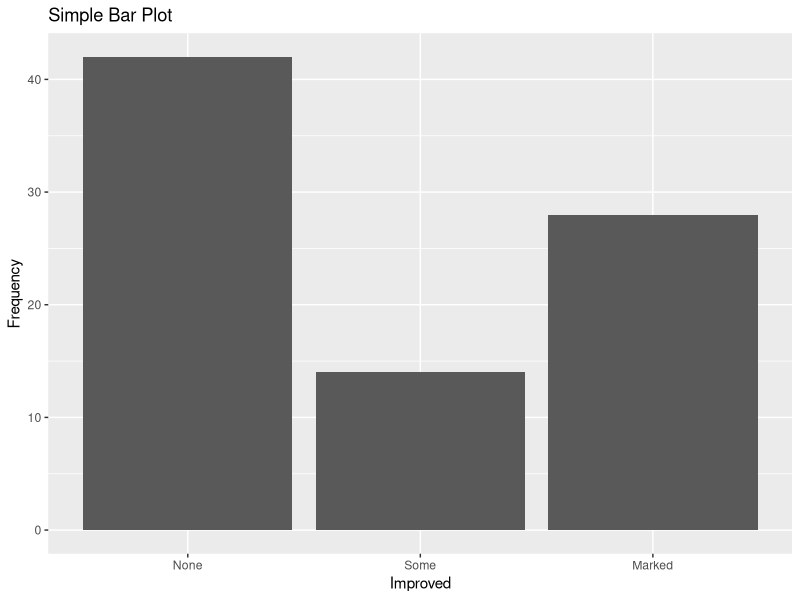

Source code (R):
library(ggplot2)
library(vcd)

# Number of cars in each class:
print(ggplot(data=Arthritis, aes(Improved)) + 
        geom_bar() + 
        labs(title="Simple Bar Plot", x="Improved", y="Frequency"))